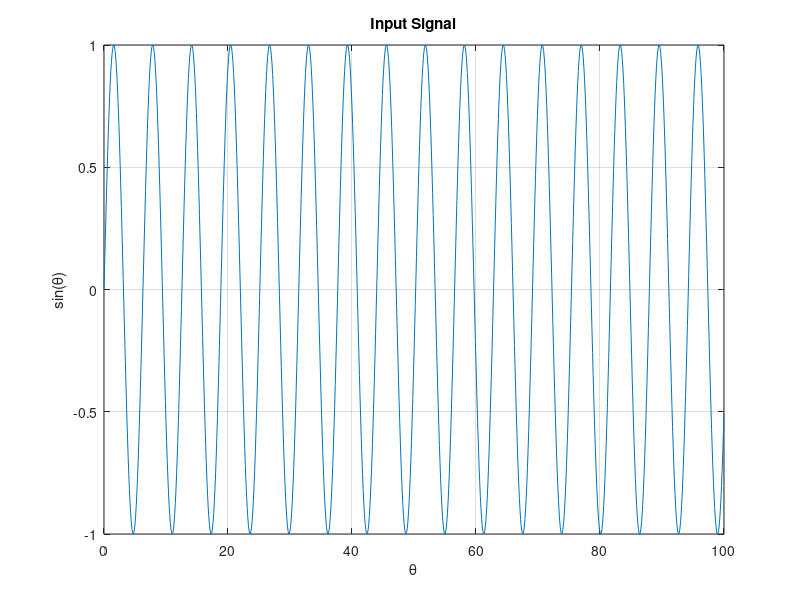
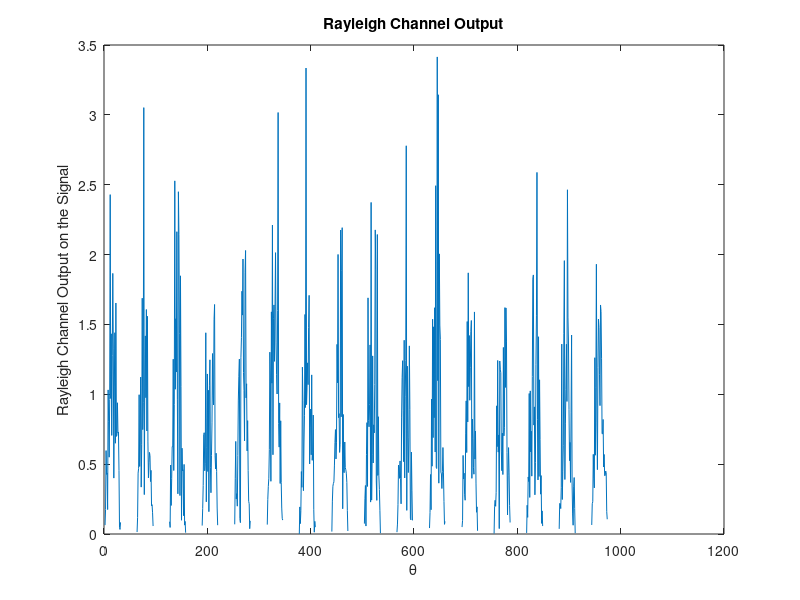

Write MATLAB code to recreate these figures, in order.
theta = 0:0.1:100;
x = sin(theta);
plot(theta, x); title('Input Signal');
xlabel('\theta'); ylabel('sin(\theta)');
grid on;
figure(2);
y = raylrnd(x);
plot(y); title('Rayleigh Channel Output');
xlabel('\theta'); ylabel('Rayleigh Channel Output on the Signal');